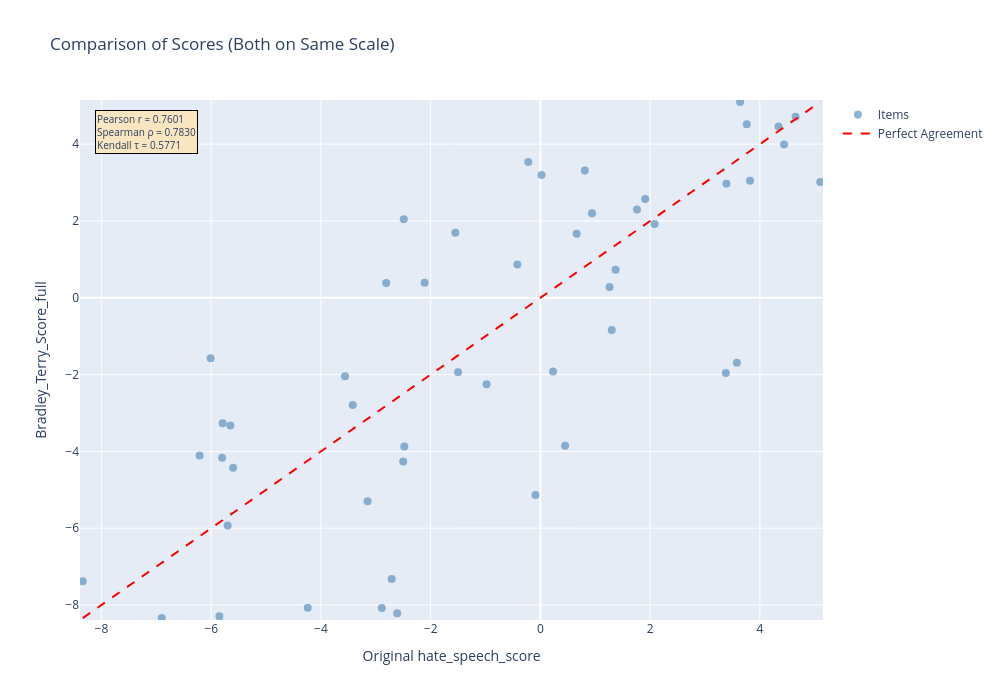

Notebook cell for this chart:
### Code cell
# Load the scored data if not already in memory
scored_data = p.scored_df.copy()

# 1. Basic correlation analysis
correlation = scored_data['Bradley_Terry_Score_full_gpt-5.4-nano'].corr(scored_data['hate_speech_score'])
print(f"Pearson Correlation: {correlation:.4f}")

# 2. Additional correlation metrics
from scipy.stats import spearmanr, kendalltau
spearman_corr, spearman_p = spearmanr(scored_data['Bradley_Terry_Score_full_gpt-5.4-nano'], 
                                       scored_data['hate_speech_score'])
kendall_corr, kendall_p = kendalltau(scored_data['Bradley_Terry_Score_full_gpt-5.4-nano'], 
                                      scored_data['hate_speech_score'])
print(f"Spearman Correlation: {spearman_corr:.4f} (p-value: {spearman_p:.4f})")
print(f"Kendall Correlation: {kendall_corr:.4f} (p-value: {kendall_p:.4f})")

# 3. Summary statistics comparison
print("\Bradley_Terry_Score_full_gpt-5.4-nano:")
print(scored_data['Bradley_Terry_Score_full_gpt-5.4-nano'].describe())
print("\nhate_speech_score:")
print(scored_data['hate_speech_score'].describe())

# 4. Scatter plot comparison with Plotly
import plotly.graph_objects as go

# Function to wrap text
def wrap_text(text, width=60):
    """Wrap text to a specified width with line breaks"""
    if pd.isna(text):
        return "N/A"
    text = str(text)
    words = text.split()
    lines = []
    current_line = []
    current_length = 0
    
    for word in words:
        if current_length + len(word) + 1 > width and current_line:
            lines.append(' '.join(current_line))
            current_line = [word]
            current_length = len(word)
        else:
            current_line.append(word)
            current_length += len(word) + 1
    
    if current_line:
        lines.append(' '.join(current_line))
    
    return '<br>'.join(lines)

# Apply text wrapping
scored_data['text_wrapped'] = scored_data['text'].apply(wrap_text)

# Get the range of the original hate_speech_score
min_score = scored_data['hate_speech_score'].min()
max_score = scored_data['hate_speech_score'].max()

# Create the scatter plot
fig = go.Figure()

# Add scatter points
fig.add_trace(go.Scatter(
    x=scored_data['hate_speech_score'],
    y=scored_data['Bradley_Terry_Score_full_gpt-5.4-nano'],
    mode='markers',
    marker=dict(size=8, opacity=0.6, color='steelblue'),
    text=scored_data['text_wrapped'],
    hovertemplate='<b>Original Score:</b> %{x:.3f}<br>' +
                  '<b>Bradley-Terry Score:</b> %{y:.3f}<br>' +
                  '<b>Text:</b><br>%{text}<br>' +
                  '<extra></extra>',
    name='Items'
))

# Add perfect agreement line
fig.add_trace(go.Scatter(
    x=[min_score, max_score],
    y=[min_score, max_score],
    mode='lines',
    line=dict(color='red', dash='dash'),
    name='Perfect Agreement',
    hoverinfo='skip'
))

# Update layout
correlation_text = (f'Pearson r = {correlation:.4f}<br>'
                   f'Spearman ρ = {spearman_corr:.4f}<br>'
                   f'Kendall τ = {kendall_corr:.4f}')

fig.update_layout(
    title='Comparison of Scores (Both on Same Scale)',
    xaxis_title='Original hate_speech_score',
    yaxis_title='Bradley_Terry_Score_full',
    hovermode='closest',
    width=1000,
    height=700,
    annotations=[dict(
        text=correlation_text,
        x=0.02,
        y=0.98,
        xref='paper',
        yref='paper',
        showarrow=False,
        bgcolor='rgba(255, 228, 181, 0.8)',
        bordercolor='black',
        borderwidth=1,
        font=dict(size=10),
        align='left'
    )]
)

fig.update_xaxes(range=[min_score - 0.05, max_score + 0.05])
fig.update_yaxes(range=[min_score - 0.05, max_score + 0.05])

fig.show()

# 5. Calculate residuals/difference
scored_data['score_difference'] = scored_data['Bradley_Terry_Score_full_gpt-5.4-nano'] - scored_data['hate_speech_score']
print(f"\nMean Difference (BT - orig): {scored_data['score_difference'].mean():.4f}")
print(f"Std Dev of Difference (BT - orig): {scored_data['score_difference'].std():.4f}")

### Figure 1 — Plotly figure (JSON) as saved in the notebook; plotly's stock layout.template omitted (floating-point values rounded to 4 significant figures)
{"data": [{"hovertemplate": "<b>Original Score:</b> %{x:.3f}<br><b>Bradley-Terry Score:</b> %{y:.3f}<br><b>Text:</b><br>%{text}<br><extra></extra>", "marker": {"color": "steelblue", "opacity": 0.6, "size": 8}, "mode": "markers", "name": "Items", "text": ["Got it. Thanks for the clarifying and congrats for you on<br>being open and proud about your sexuality. It's a hard<br>journey for many to accept and is a beautiful thing when<br>people can be open and confident about who they truly are!", "URL helping the rohingya refugees is also another cause<br>that you could also spend your time on ❤️ be kind", "That's why that one came here, went through the difficult<br>process of getting a green card, waited for citizenship, got<br>citizenship, became a part of her community, won election to<br>the a Minnesota House, and won election to the US House.<br>Sounds pretty much like she must love this country.", "New Issue from the @GaDjournal on Humanitarian Action and<br>Crisis Response, looking at cutting-edge insights on<br>innovative humanitarian programming aiming to advance<br>women's rights and gender equality URL URL", "Fellow trans girl here! Love and support confirmed!", "Wait— Dudes are clowning this kid and calling him gay for<br>wearing pink? Ya really not comfortable with your own<br>sexuality and it shows. I think this fit is dumb cute. URL", "Such an amazing culture and religion, they're so emotional<br>but benevolent! ♥ South America has a large following of<br>Yoruba religions (Umbanda and Candomblé) and the<br>celebrations are incredible.", "As a Pale white Algerian, I frequently play on the American<br>server for Overwatch, and almost everyone assumes I am<br>Black, and are surprised or don't believe me when i say I am<br>actually white with dark blond hair and dark green eyes!<br>There is great diversity in Africa, people by know should<br>know.", "That sounds epic!!! Almost All my friends at school know<br>and i havent flat out told my parents but they know I'm not<br>straight.", "Very sad to hear the news of the demise of respected former<br>foreign minister @SushmaSwaraj ji She did not discriminate<br>against anyone, be it Pakistan or Indian, but helped every<br>person Today, Indian politics and BJP have lost a leader of<br>good personality.(1/1) #RIPSushmaSwaraj ji URL", "O Allah, forgive him and elevate his station among those<br>who are guided. Send him along the path of those who came<br>before, and forgive us and him, O Lord of the worlds.<br>Enlarge for him his grave and shed light upon him in it. URL", "Meet the 23-Year-Old Indian Origin Doctor Bhasha Mukherjee,<br>Who Is Now 'Miss England' URL", "Literally anything racist or with the nword", "America God Said Stop Abortions. He is not joking!!!!!! For<br>Full prophecy go to King of Glory Ministries on YouTube", "Yeah, like I said I agree with that point. Neuer, Lahm,<br>Boateng, Schweinsteiger, Müller is still a big group of<br>players that were important for the WC win and shaped<br>Bayern.", "Straight white Male but Fuckin love this song. \"Why men<br>great till they gotta be great?\" No Idea still tryin to<br>figure that out myself.", "Me too! It's the 21st century and they still haven't<br>learned anything from Dr. Martin Luther King!", "Tall guys love em cos they love us back. And most<br>times...we give the energy we get. 😍 URL", "NTA. You should tell your Dad why you're really angry with<br>him. He straight up abandoned you for another family and<br>tried to make it sound like he was doing something virtuous.<br>Bully kid propaby did need a father figure, but so did you.<br>You have every right to be angry. But, if letting your Dad<br>continue to believe you're a homophobe makes it easier for<br>you to deal with him then dont say anything.", "happy pride, one year, I volunteered for our city's pride<br>parade and I remember thinking that it was the first time in<br>my life that I was the sexual minority (I'm a heterosexual),<br>as everyone around me was LGBT. This was just for a weekend<br>and I'm an adult so I can imagine a child or a teen who<br>lives that every day could find that very challenging.", "The only due process is deportation. Seriously people?<br>There should never be any RIGHTS guaranteed to any ILLEGAL<br>other than a bus ride back to the country they snuck over<br>the boarder from.", "Yeah, not like those liberated hollywood types who just<br>rape women and children. Definitely morally superior.", "White nationalists will be always be that, deplorables in<br>every sense, and the people that say they are not, are<br>either liars or idiots, enjoy while it last, it won't be<br>long anyway. I am tired of them and idiots scare me more<br>than al-queda at this point, so guess who I want gone by<br>now. , I want the hypocrite liars and real evil people dead<br>or in healing forever, but the rest of idiots? Want to be<br>merciful with them, just gone and ever come back..", "@CarmineSabia Name muslim terrorist when they attack ill<br>wait the second shooting was donw by a leftt dem you lot<br>will be silenced on that one though", "Libtard self-hating unhappy women pretending. and falsely<br>claiming to be \"religious conservative women\" replying to<br>that article complaining about it's findings, it's so<br>obvious", "No, he's giving arms to Saudi Arabia. You know, the one's<br>who killed a journalist because he called them out on their<br>evil, and where the vast majority of terrorists usually come<br>from. Last time I checked, Mexicans didn't bring down the<br>Trade Center towers, did they, princess? URL", "Woman: Cries Early 20th century psychiatrist: She's<br>mentally ill, put her in the insane asylum!", "Bitch I ain't hit u up don't that tell you I don't want you<br>no more", "No bitch apply enough pressure to make me feel insecure<br>about myself I'm sorry you can be coldest bitch Inna world I<br>still feel like I'm that bitch PERIODTTT❗️❗️❗️", "You must have some pretty weird cats ngl", "@r4ndie98 Gay ass cunt!", "MemeriTV: \"The US is a filthy whore dog of Israel!\"", "I'll fuck your face while I abuse your tits and slap your<br>pussy until I've drained every drop of cum out of my balls", "Because Muslims are the most visible brown people. People<br>like you who suck white people's dick are hopeless.", "Go kill yourself you giving a bad rep for all minorities<br>you fucking cum licker , dick chomper , big red", "Whore knows her place as a man's sex object URL", "@realDonaldTrump This is what the UK Really thinks of<br>you... There were no large cheering & flag waving crowds...<br>There were thousands of JEERING men women & children in<br>protest that you set foot on our soil! #TrumpUKVisit<br>#TrumpProtest #Mueller URL", "retards. My god are these people ducking retarded. Maybe<br>your girl will lose interest in your fat dumbass cause these<br>people are pieces of shit. I don't mistreat my girl and I<br>don't even talk down on her.", "Agreed. Never listen to the deception out the christians<br>mouths. They are wicked liars and worship the devil. The<br>words 'sick' is meant to me good. The word 'come' is also a<br>dirty word.. They celebrate pagan religions. 4:20 is hitlers<br>birthday..", "Bitch in the white had cotton mouth bad didn't she, lil<br>thirsty ass", "@freetobe66 @michaelbeatty3 @1Romans58 @realDonaldTrump I<br>Will Be Damned If My Federal Tax Dollars Will Be Used To<br>Give Scum Sucking Illegals Free Health Insurance. They<br>Should Be Terminated At The Border", "Yea we should just go ahead and blow that shit hole of a<br>country up.", "wow what a retardedly retarded retard", "@CardDominant here to spoil but you're talking shit ?? Shut<br>the fuck up. Can't even show your ugly ass face cause you're<br>probably some old fucking hag who has a clit instead of a<br>dick. Blocked again.", "see this is why aliens wont come here well just call them<br>weird and enslave them or kill them all", "MGTOW is fucking gay why don't you just castrate yourself", "Hope he gets PTSD when I rip Fattys intestines out of his<br>asshole.", "Beat it out of her, or throw her to the curb. No use for<br>uppity niggers.", "this stupid bitch im gonna clock her over the head with a<br>masonry hammer until she passes out and lock her inside a<br>grandfather clock and rape her with a pendulum and keep her<br>there until she starves to die", "JESUStheATHEIST1 throwing gays off roofs? Come back when ur<br>sober guy"], "type": "scatter", "x": [-5.65, -5.6, -5.79, -6.21, -8.34, -6.9, -5.7, -5.8, -6.01, -5.85, -3.15, -2.81, -2.49, -2.61, -2.71, -3.56, -2.5, -4.24, -3.42, -2.89, -0.09, 0.02, -1.55, -0.22, -0.42, -0.98, 0.23, -1.5, -2.11, -2.48, 0.94, 2.08, 1.37, 0.66, 1.91, 1.26, 0.45, 1.76, 0.81, 1.3, 4.65, 3.82, 3.38, 3.58, 5.1, 3.39, 4.44, 3.76, 3.64, 4.34], "y": [-3.326, -4.424, -3.267, -4.107, -7.384, -8.34, -5.933, -4.165, -1.574, -8.294, -5.301, 0.3845, 2.043, -8.213, -7.324, -2.046, -4.263, -8.07, -2.795, -8.081, -5.137, 3.198, 1.694, 3.538, 0.8649, -2.249, -1.917, -1.94, 0.3918, -3.875, 2.202, 1.923, 0.728, 1.665, 2.574, 0.2831, -3.851, 2.301, 3.313, -0.8415, 4.713, 3.046, -1.958, -1.693, 3.016, 2.968, 3.994, 4.518, 5.1, 4.46]}, {"hoverinfo": "skip", "line": {"color": "red", "dash": "dash"}, "mode": "lines", "name": "Perfect Agreement", "type": "scatter", "x": [-8.34, 5.1], "y": [-8.34, 5.1]}], "layout": {"annotations": [{"align": "left", "bgcolor": "rgba(255, 228, 181, 0.8)", "bordercolor": "black", "borderwidth": 1, "font": {"size": 10}, "showarrow": false, "text": "Pearson r = 0.7601<br>Spearman ρ = 0.7830<br>Kendall τ = 0.5771", "x": 0.02, "xref": "paper", "y": 0.98, "yref": "paper"}], "height": 700, "hovermode": "closest", "title": {"text": "Comparison of Scores (Both on Same Scale)"}, "width": 1000, "xaxis": {"range": [-8.39, 5.15], "title": {"text": "Original hate_speech_score"}}, "yaxis": {"range": [-8.39, 5.15], "title": {"text": "Bradley_Terry_Score_full"}}}}
